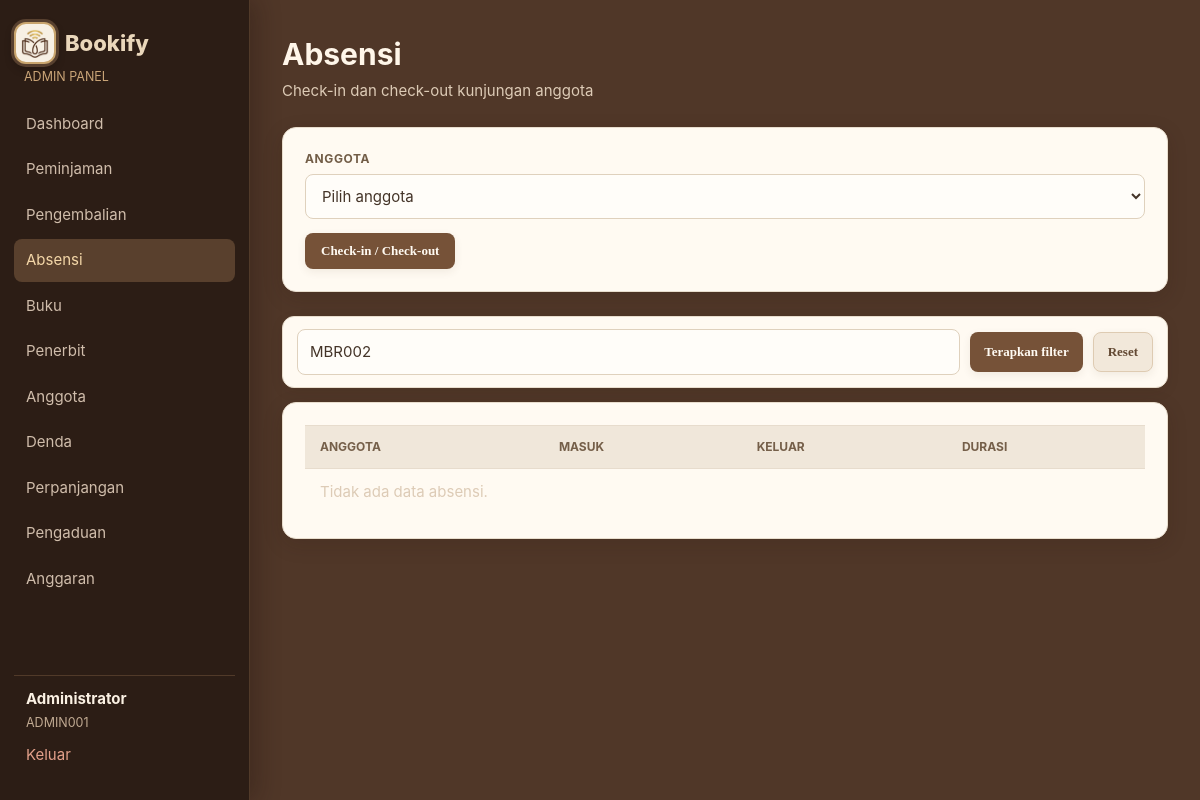
The page /admin/attendance.php?member_id=MBR002 (signed in) on the database as committed earlier.
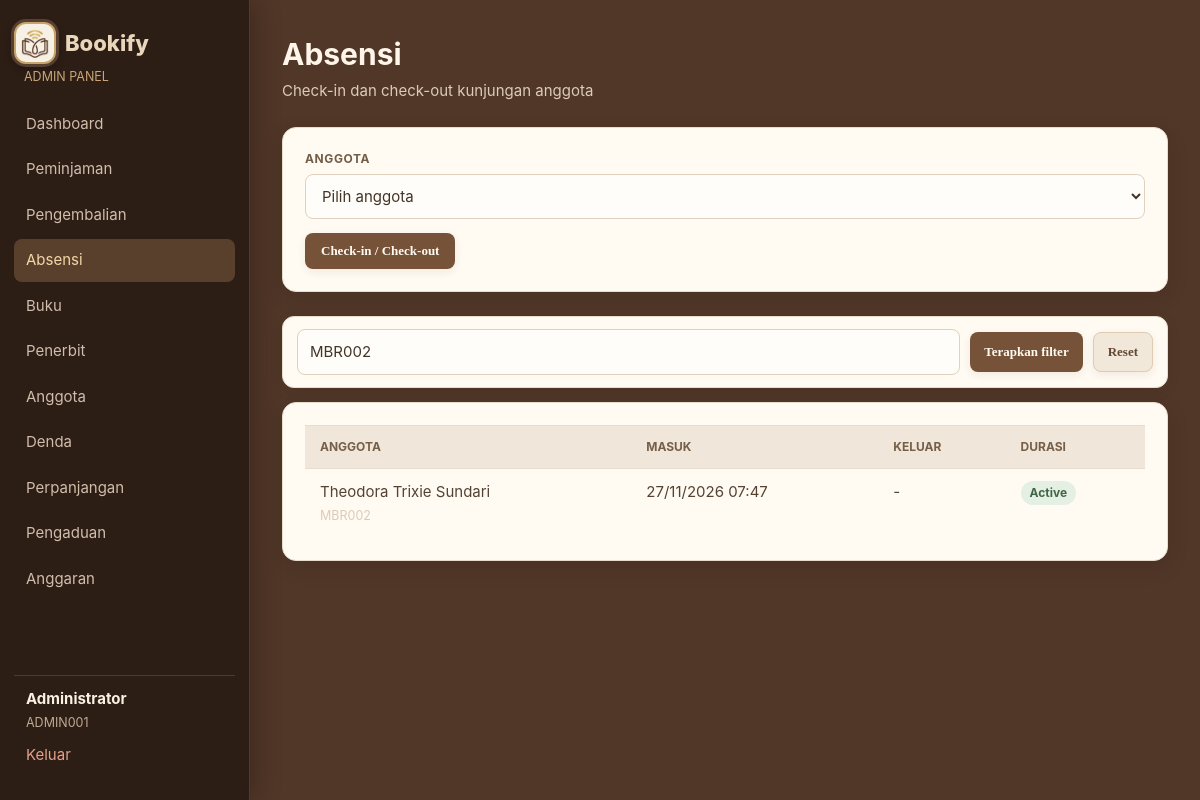
The same page on the database as committed later.
### tables this page shows
CREATE TABLE attendances (
    id INTEGER PRIMARY KEY AUTOINCREMENT, user_id INTEGER NOT NULL, check_in TEXT NOT NULL DEFAULT CURRENT_TIMESTAMP,
    check_out TEXT, duration INTEGER, created_at TEXT NOT NULL DEFAULT CURRENT_TIMESTAMP,
    FOREIGN KEY (user_id) REFERENCES users(id)
);

CREATE TABLE users (
    id INTEGER PRIMARY KEY AUTOINCREMENT, member_id TEXT NOT NULL UNIQUE, name TEXT NOT NULL,
    email TEXT NOT NULL UNIQUE, phone TEXT, gender TEXT, address TEXT, password TEXT NOT NULL,
    role TEXT NOT NULL DEFAULT 'member', status TEXT NOT NULL DEFAULT 'active',
    created_at TEXT NOT NULL DEFAULT CURRENT_TIMESTAMP, updated_at TEXT NOT NULL DEFAULT CURRENT_TIMESTAMP
, photo_path TEXT, nik TEXT);

### admin/attendance.php (the view, shortened to what the changed rows need)
<?php
require_once __DIR__ . '/../includes/layout.php'; require_admin();
$memberId = trim($_GET['member_id'] ?? '');
$data = rows('SELECT a.*,u.name,u.member_id FROM attendances a JOIN users u ON u.id=a.user_id WHERE u.member_id LIKE ? ORDER BY a.check_in DESC LIMIT 100', ['%' . $memberId . '%']);
page_head('Absensi', true); admin_heading('Absensi', 'Check-in dan check-out kunjungan anggota');
?>
<section class="card table-card"><table><thead><tr><th>Anggota</th><th>Masuk</th><th>Keluar</th><th>Durasi</th></tr></thead><tbody><?php foreach ($data as $row): ?><tr><td><?= e($row['name']) ?><br><small class="muted"><?= e($row['member_id']) ?></small></td><td><?= date_id($row['check_in'], true) ?></td><td><?= date_id($row['check_out'], true) ?></td><td><?= $row['duration'] === null ? status_badge('active') : e($row['duration'] . ' menit') ?></td></tr><?php endforeach; ?><?php if (!$data): ?><tr><td colspan="4" class="muted">Tidak ada data absensi.</td></tr><?php endif; ?></tbody></table></section>
<?php page_foot(true); ?>

### includes/layout.php (shortened to what the changed rows need)
<?php
require_once __DIR__ . '/bootstrap.php';
function page_head(string $title, bool $admin = false): void
{
    $fullTitle = e($title) . ' · ' . APP_NAME;
    echo '<!doctype html><html lang="id"><head><meta charset="utf-8"><meta name="viewport" content="width=device-width, initial-scale=1">';
    echo '<title>' . $fullTitle . '</title><link rel="stylesheet" href="' . e(url('assets/style.css')) . '"></head><body>';
    if ($admin) { admin_nav(); } else { public_nav(); }
}
function admin_nav(): void
{
    $user = require_admin();
    $links = [
        'dashboard.php' => 'Dashboard', 'borrowing.php' => 'Peminjaman', 'returns.php' => 'Pengembalian', 'attendance.php' => 'Absensi',
        'books.php' => 'Buku', 'publishers.php' => 'Penerbit', 'members.php' => 'Anggota', 'fines.php' => 'Denda',
        'extensions.php' => 'Perpanjangan', 'complaints.php' => 'Pengaduan', 'budget.php' => 'Anggaran',
    ];
    $current = basename($_SERVER['PHP_SELF'] ?? '');
    echo '<aside class="sidebar"><a class="brand" href="' . e(url('index.php')) . '"><img class="brand-logo" src="' . e(url('assets/bookify-logo.png')) . '" alt=""> <span>Bookify</span></a><small>ADMIN PANEL</small><nav>';
    foreach ($links as $file => $label) {
        echo '<a class="' . ($current === $file ? 'active' : '') . '" href="' . e(url('admin/' . $file)) . '">' . e($label) . '</a>';
    }
    echo '</nav><div class="sidebar-user"><strong>' . e($user['name']) . '</strong><small>' . e($user['member_id']) . '</small><a href="' . e(url('logout.php')) . '">Keluar</a></div></aside><main class="admin-main">';
}
function page_foot(bool $admin = false): void
{
    if ($admin) { echo '</main>'; }
    echo '<script src="' . e(url('assets/app.js')) . '"></script></body></html>';
}
function admin_heading(string $title, string $subtitle = ''): void
{
    echo '<header class="page-heading"><div><h1>' . e($title) . '</h1>' . ($subtitle ? '<p>' . e($subtitle) . '</p>' : '') . '</div></header>';
}

### includes/bootstrap.php (shortened to what the changed rows need)
<?php
function base_url(string $path = ''): string
{
    $script = rawurldecode($_SERVER['SCRIPT_NAME'] ?? '');
    $marker = '/versiphp/';
    $position = stripos($script, $marker);
    $base = $position === false ? '' : substr($script, 0, $position + strlen($marker) - 1);
    return $base . ($path === '' ? '/' : '/' . ltrim($path, '/'));
}
function url(string $path = ''): string
{
    return base_url($path);
}
function e(mixed $value): string
{
    return htmlspecialchars((string) $value, ENT_QUOTES, 'UTF-8');
}
function pdo(): PDO
{
    static $pdo = null;
    if ($pdo instanceof PDO) {
        return $pdo;
    }
    $pdo = new PDO('sqlite:' . DB_FILE);
    $pdo->setAttribute(PDO::ATTR_ERRMODE, PDO::ERRMODE_EXCEPTION);
    $pdo->setAttribute(PDO::ATTR_DEFAULT_FETCH_MODE, PDO::FETCH_ASSOC);
    $pdo->exec('PRAGMA foreign_keys = ON');
    initialise_database($pdo);
    return $pdo;
}
function initialise_database(PDO $db): void
{
    $userColumns = array_column($db->query('PRAGMA table_info(users)')->fetchAll(), 'name');
    $db->exec("UPDATE users SET address=address||', Semarang' WHERE email IN ('andi@email.com','sari@email.com','budi@email.com','lina@email.com','reza@email.com') AND address IS NOT NULL AND address NOT LIKE '%Semarang%'");
    $db->exec("UPDATE users SET address='Perpustakaan Bookify, Semarang' WHERE member_id='ADMIN001' AND address='Perpustakaan Bookify'");
    $db->exec("UPDATE publishers SET location='Semarang' WHERE name IN ('Gramedia Pustaka Utama','Erlangga','Mizan','Kompas') AND location IN ('Jakarta','Bandung')");
    $bookColumns = array_column($db->query('PRAGMA table_info(books)')->fetchAll(), 'name');
    $borrowingColumns = array_column($db->query('PRAGMA table_info(borrowings)')->fetchAll(), 'name');
    $extensionColumns = array_column($db->query('PRAGMA table_info(extensions)')->fetchAll(), 'name');
    $complaintColumns = array_column($db->query('PRAGMA table_info(complaints)')->fetchAll(), 'name');
    if ((int) $db->query('SELECT COUNT(*) FROM users')->fetchColumn() === 0) {
        seed_database($db);
    }
    $seedMigration=$db->prepare('SELECT 1 FROM app_migrations WHERE name=?');
    $seedMigration->execute(['member_mbr001_ongoing_loan_v1']);
    $hideExample=$db->prepare('SELECT 1 FROM app_migrations WHERE name=?');
    $hideExample->execute(['hide_mbr001_bk004_history_v1']);
}
function rows(string $query, array $params = []): array
{
    $statement = pdo()->prepare($query);
    $statement->execute($params);
    return $statement->fetchAll();
}
function status_badge(string $status): string
{
    return '<span class="badge badge-' . e($status) . '">' . e(ucfirst($status)) . '</span>';
}
function date_id(?string $value, bool $withTime = false): string
{
    if (!$value) { return '-'; }
    $time = strtotime($value);
    return date($withTime ? 'd/m/Y H:i' : 'd/m/Y', $time);
}

Rows that differ between the two databases and show on the page:
added attendances: user.name "Theodora Trixie Sundari", user.member_id "MBR002", check_in "27/11/2026 07:47", check_out "-"
Other text that changed with them:
text no longer shown: "Tidak ada data absensi."
